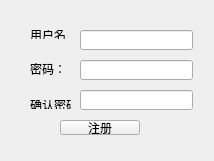
<?xml version="1.0" encoding="UTF-8"?>
<ui version="4.0">
 <class>RegisterView</class>
 <widget class="QWidget" name="RegisterView">
  <property name="geometry">
   <rect>
    <x>0</x>
    <y>0</y>
    <width>214</width>
    <height>161</height>
   </rect>
  </property>
  <property name="windowTitle">
   <string>Form</string>
  </property>
  <widget class="QLabel" name="nameLable">
   <property name="geometry">
    <rect>
     <x>30</x>
     <y>30</y>
     <width>41</width>
     <height>9</height>
    </rect>
   </property>
   <property name="text">
    <string>用户名：</string>
   </property>
  </widget>
  <widget class="QLabel" name="pwdLable">
   <property name="geometry">
    <rect>
     <x>30</x>
     <y>59</y>
     <width>41</width>
     <height>20</height>
    </rect>
   </property>
   <property name="text">
    <string>密码：</string>
   </property>
  </widget>
  <widget class="QLineEdit" name="pwdEdit">
   <property name="geometry">
    <rect>
     <x>80</x>
     <y>60</y>
     <width>113</width>
     <height>20</height>
    </rect>
   </property>
  </widget>
  <widget class="QLineEdit" name="nameEdit">
   <property name="geometry">
    <rect>
     <x>80</x>
     <y>30</y>
     <width>113</width>
     <height>20</height>
    </rect>
   </property>
  </widget>
  <widget class="QPushButton" name="registerButton">
   <property name="geometry">
    <rect>
     <x>60</x>
     <y>120</y>
     <width>80</width>
     <height>15</height>
    </rect>
   </property>
   <property name="text">
    <string>注册</string>
   </property>
  </widget>
  <widget class="QLabel" name="rePwdLable">
   <property name="geometry">
    <rect>
     <x>30</x>
     <y>100</y>
     <width>41</width>
     <height>9</height>
    </rect>
   </property>
   <property name="text">
    <string>确认密码：</string>
   </property>
  </widget>
  <widget class="QLineEdit" name="rePwdEdit">
   <property name="geometry">
    <rect>
     <x>80</x>
     <y>90</y>
     <width>113</width>
     <height>20</height>
    </rect>
   </property>
  </widget>
 </widget>
 <resources/>
 <connections/>
</ui>
